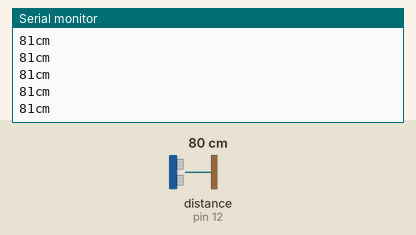
Recording of a sketch running on a simulated Arduino Uno, built with avr-gcc and run on an emulated ATmega328P. Parts: the last lines printed to the serial monitor. The test bench sets the inputs (shaded band); at power-on: distance to the obstacle (sensor on pin 12) 80 cm. The echo pulse lasts 58.3 µs per cm.

Above: at 1.2 s.
1.3 s: distance to the obstacle (sensor on pin 12) set to 2 cm
At 1.37 s:
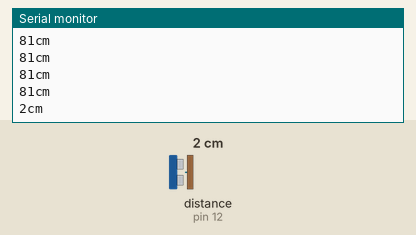
2.8 s: distance to the obstacle (sensor on pin 12) set to 120 cm
At 2.89 s:
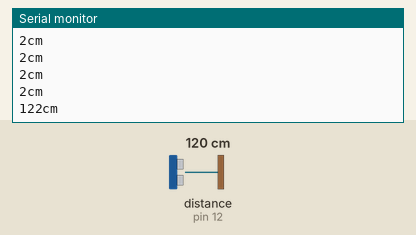
Timing chart, 0 to 5.8 s (numbered marks = the images above; inputs shaded):
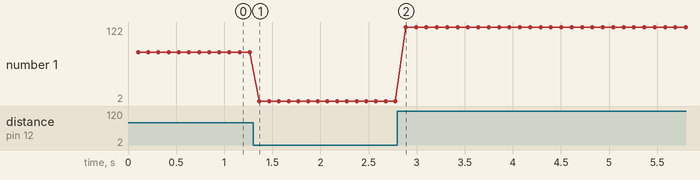

Measured:
- after the input at 1.3 s, the serial monitor: prints a new line after 0.07 s (image 1)
- after the input at 2.8 s, the serial monitor: prints a new line after 0.09 s (image 2)
- plotted number 1: 81 → 2 after the input at 1.3 s, 2 → 122 after the input at 2.8 s

The sketch:

new_ping.ino
```cpp
/*
 * Posted on https://randomnerdtutorials.com
 * created by http://playground.arduino.cc/Code/NewPing
*/

#include <NewPing.h>

#define TRIGGER_PIN 11
#define ECHO_PIN 12
#define MAX_DISTANCE 200

// NewPing setup of pins and maximum distance
NewPing sonar(TRIGGER_PIN, ECHO_PIN, MAX_DISTANCE);

void setup() {
   Serial.begin(9600);
}

void loop() {
   delay(100);
   unsigned int distance = sonar.ping_cm();
   Serial.print(distance);
   Serial.println("cm");
}
```
